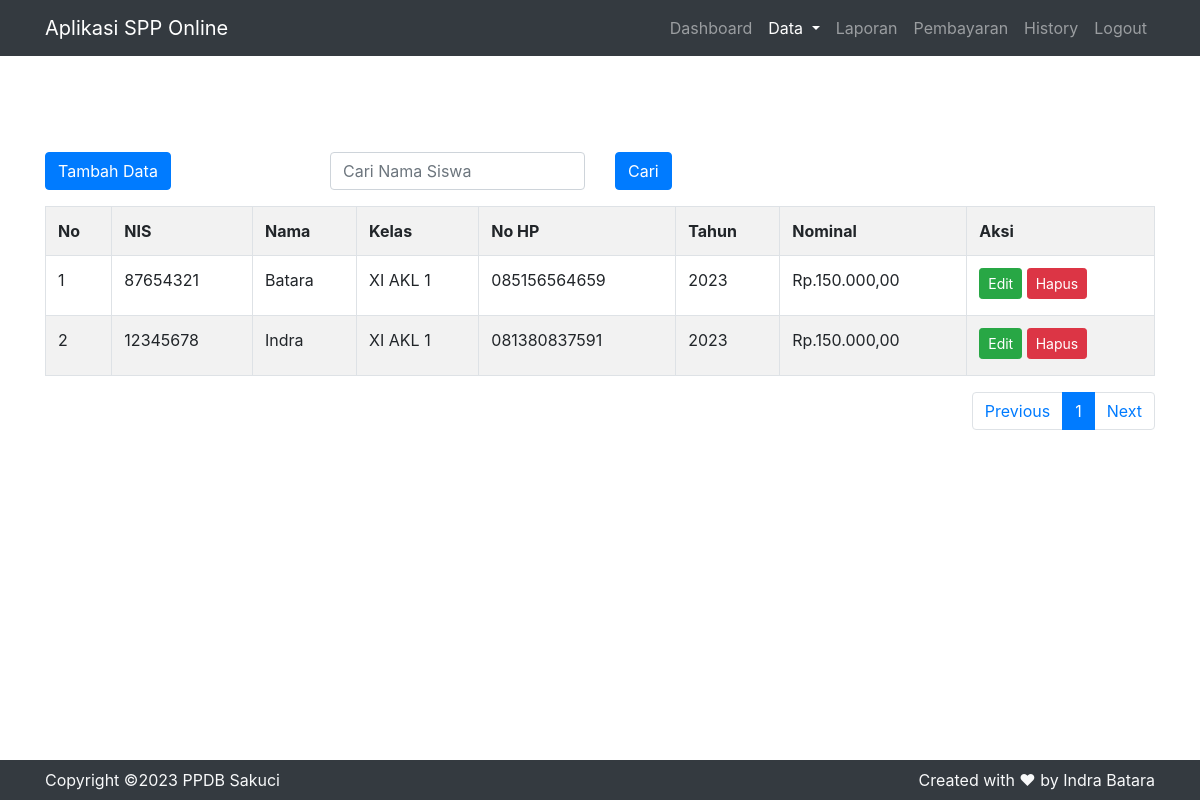
Screenshot of /admin.php?page=datasiswa (signed in) with the database file from the repository.
### tables this page shows
CREATE TABLE `siswa` (
  `nisn` char(20) NOT NULL DEFAULT '',
  `nis` char(20) NOT NULL DEFAULT '',
  `nama` varchar(35) NOT NULL,
  `id_kelas` int(10) unsigned NOT NULL,
  `alamat` text NOT NULL,
  `no_telp` varchar(13) NOT NULL,
  `id_spp` int(11) unsigned NOT NULL,
  PRIMARY KEY (`nisn`),
  KEY `siswa_spp` (`id_spp`),
  KEY `siswa_kelas` (`id_kelas`),
  CONSTRAINT `siswa_kelas` FOREIGN KEY (`id_kelas`) REFERENCES `kelas` (`id_kelas`) ON DELETE CASCADE ON UPDATE CASCADE,
  CONSTRAINT `siswa_spp` FOREIGN KEY (`id_spp`) REFERENCES `spp` (`id_spp`) ON DELETE CASCADE ON UPDATE CASCADE
);

CREATE TABLE `kelas` (
  `id_kelas` int(11) unsigned NOT NULL AUTO_INCREMENT,
  `nama_kelas` varchar(30) DEFAULT NULL,
  `kompetensi_keahlian` varchar(30) DEFAULT NULL,
  PRIMARY KEY (`id_kelas`),
  KEY `id_kelas` (`id_kelas`)
);

CREATE TABLE `spp` (
  `id_spp` int(11) unsigned NOT NULL AUTO_INCREMENT,
  `tahun` int(11) NOT NULL,
  `nominal` int(11) NOT NULL,
  PRIMARY KEY (`id_spp`)
);

### system/fungsi.php (called while the page is built, shortened)
<?php
class Fungsi{
    public function kon(){
        $kon = mysqli_connect('localhost', 'root', 'root', 'webku');
        return $kon;
    }
    public function config(){
        $config =
            [
                'home' => 'http://localhost:8888/ujikom/',
                'img' => 'http://localhost:8888/ujikom/img/',
                'nama_sekolah' => 'SMK Sangkuriang 1 Cimahi',
                'app_name' => 'Aplikasi SPP Online'
            ];
        return $config;
    }
    public function siswa($halaman, $per_page){
        $halaman_view = $halaman > 1 ? ($halaman * $per_page) - $per_page : 0;
        $previous = $halaman - 1;
        $next = $halaman + 1;
        $sql = "SELECT * FROM siswa LEFT JOIN kelas ON siswa.id_kelas=kelas.id_kelas";
        $data = mysqli_query($this->kon(), $sql);
        if(isset($_GET['siswa'])){
            if($_GET['siswa'] != null) {
                $cari = $_GET['siswa'];
                $datasiswa = mysqli_query($this->kon(), "SELECT * FROM siswa LEFT JOIN kelas ON siswa.id_kelas=kelas.id_kelas LEFT JOIN spp ON siswa.id_spp=spp.id_spp WHERE nama LIKE '%$cari%' ORDER BY nisn DESC");
                $data = $datasiswa;
            } elseif($_GET['siswa'] == ''){
                $datasiswa = mysqli_query($this->kon(), "SELECT * FROM siswa LEFT JOIN kelas ON siswa.id_kelas=kelas.id_kelas LEFT JOIN spp ON siswa.id_spp=spp.id_spp ORDER BY nisn DESC LIMIT $halaman_view, $per_page");
            }
        } else {
            $datasiswa = mysqli_query($this->kon(), "SELECT * FROM siswa LEFT JOIN kelas ON siswa.id_kelas=kelas.id_kelas LEFT JOIN spp ON siswa.id_spp=spp.id_spp ORDER BY nisn DESC LIMIT $halaman_view, $per_page");
        }
        $jumlah_data = mysqli_num_rows($data);
        $total_halaman = ceil($jumlah_data / $per_page);
        $no = $halaman_view + 1;
        if(mysqli_num_rows($datasiswa)>0){
            while($d = mysqli_fetch_assoc($datasiswa)){
                $select[] = $d;
            }
        } else {
            $select = null;
        }
        $result['total_halaman'] = $total_halaman;
        $result['data'] = $select;
        $result['next'] = $next;
        $result['previous'] = $previous;
        $result['no'] = $no;
        return $result;
    }
}

### user/datasiswa.php (the view, shortened to what this page needs)
<div class="container">
    <div class="row">
        <div class="col-3">
        <div class="form-group">
        <a class="btn btn-primary" href="<?= $config['home']?>admin.php?page=formsiswa">Tambah Data</a>
    </div>
        </div>
                        <div class="col-3" >
                        <form action="admin.php?page=datasiswa" method="get">
                        <input type="text" name="siswa" class="form-control" placeholder="Cari Nama Siswa" autocomplete="off">
                        </div>
                        <div class="col-3">
                        <button class="btn btn-primary" type="submit" name="cari" value="cari">Cari</button>
                        </div>
    </div>
<?php
$per_page = 5;
$halaman = isset($_GET['halaman']) ? $_GET['halaman'] : 1;
$datas = $fungsi->siswa($halaman, $per_page);
$data_page = $datas['data'];
$total_halaman = $datas['total_halaman'];
$next = $datas['next'];
$previous = $datas['previous'];
?>
    <table class="table table-bordered table-striped">
        <tr>
            <th>No</th>
            <th>NIS</th>
            <th>Nama</th>
            <th>Kelas</th>
            <th>No HP</th>
            <th>Tahun</th>
            <th>Nominal</th>
            <th>Aksi</th>
        </tr>
        <?php $no=1; ?>
        <?php
        if ($data_page != null) {
            foreach ($data_page as $d) { ?>
                <tr>
                    <td><?= $no++; ?></td>
                    <td><?= $d['nis']; ?></td>
                    <td><?= $d['nama']; ?></td>
                    <td><?= $d['nama_kelas']; ?></td>
                    <td><?= $d['no_telp']; ?></td>
                    <td><?= $d['tahun']; ?></td>
                    <td>Rp.<?= number_format($d['nominal'],2,',','.'); ?></td>
                    <td><a class="btn btn-success btn-sm mb-1" href="admin.php?page=editsiswa&nisn=<?= $d['nisn']; ?>">Edit</a>
                    <a class="btn btn-danger btn-sm mb-1" href="admin.php?page=deletesiswa&nisn=<?= $d['nisn']; ?>" onclick="return confirm('Apa anda yakin menghapus data ini?');">Hapus</a>
                </td>
                </tr>
         <?php }
        }
        ?>
    </table>
<div class="row pb-5" id="loginB">
    <div class="col-6">
    <nav aria-label="Page navigation example">
  <ul class="pagination">
    <li class="page-item"><a class="page-link" href="<?= $halaman>1 ? $config['home'].'admin.php?page=datasiswa&halaman='.$previous : "" ?>">Previous</a></li>
    <?php
    for($x=1; $x <= $total_halaman; $x++){
        $link_active = ($halaman == $x) ? "page-item active" : "page-item";
    ?>
    <li class="page-item <?= $link_active; ?>"><a class="page-link" href="<?= $config['home'] . "admin.php?page=datasiswa&halaman=$x";?>"><?= $x;?></a></li>
    <?php } ?>
    <li class="page-item"><a class="page-link" href="<?= $halaman<$total_halaman ? $config['home'].'admin.php?page=datasiswa&halaman='.$next : "" ?>">Next</a></li>
  </ul>
</nav>
    </div>
</div>
</div>

### layouts/header.php (style rules this page uses)
#loginB { float: right; }

### rows the page displays
siswa: nis "87654321", nama "Batara", id_kelas.nama_kelas "XI AKL 1", no_telp "085156564659", id_spp.tahun "2023", id_spp.nominal "150.000,00"
siswa: nis "12345678", nama "Indra", id_kelas.nama_kelas "XI AKL 1", no_telp "081380837591", id_spp.tahun "2023", id_spp.nominal "150.000,00"

### other values shown
$config['app_name'] "Aplikasi SPP Online"
